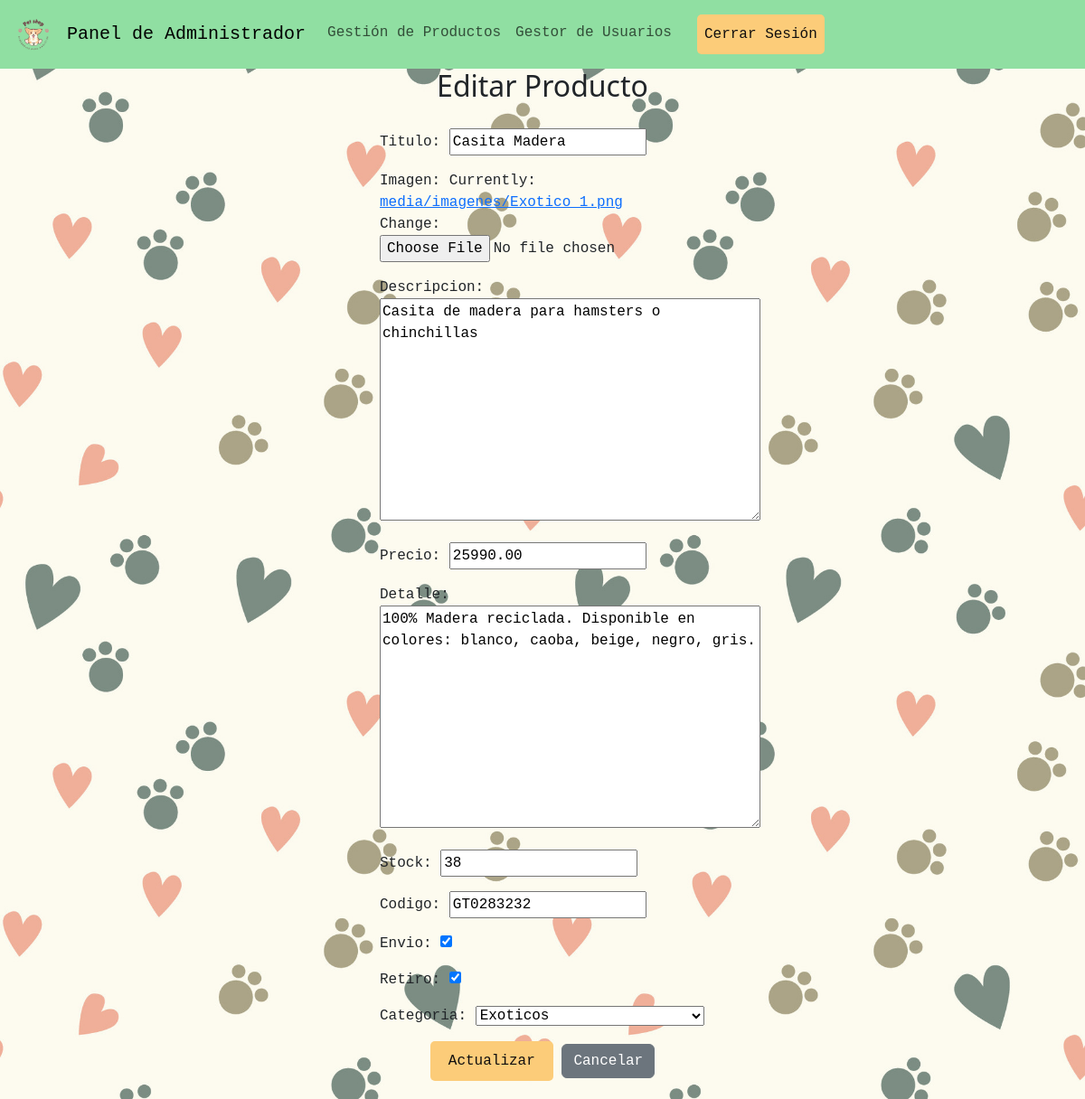
Page /editar_producto/7/ on the committed database.
### tienda/models.py (models this page shows, shortened)
class Producto(models.Model):
    titulo = models.CharField(max_length=255)
    imagen = models.ImageField(upload_to='media/imagenes/')
    descripcion = models.TextField()
    precio = models.DecimalField(max_digits=10, decimal_places=2)
    detalle = models.TextField()
    stock = models.IntegerField()
    codigo = models.CharField(max_length=255)
    envio = models.BooleanField(default=True)
    retiro = models.BooleanField(default=True)
    categoria = models.ForeignKey(Categoria, on_delete=models.CASCADE)

### tienda/views.py (the view)
# urls.py: path('editar_producto/<int:producto_id>/', views.editar_producto, name='editar_producto'),
def editar_producto(request, producto_id):
    producto = get_object_or_404(Producto, id=producto_id)
    if request.method == 'POST':
        form = ProductoForm(request.POST, request.FILES, instance=producto)
        if form.is_valid():
            form.save()
            messages.success(request, 'Producto actualizado exitosamente.')
            return redirect('lista_productos')
        else:
            for field, errors in form.errors.items():
                for error in errors:
                    messages.error(request, f"Error en el campo {field}: {error}")
    else:
        form = ProductoForm(instance=producto)
    return render(request, 'tienda/formulario_producto.html', {'form': form})

### tienda/forms.py (shortened to what this page needs)
class ProductoForm(forms.ModelForm):
    categoria = forms.ModelChoiceField(queryset=Categoria.objects.all(), empty_label="Seleccione una categoría")
    class Meta:
        model = Producto
        fields = [
            'titulo',
            'imagen',
            'descripcion',
            'precio',
            'detalle',
            'stock',
            'codigo',
            'envio',
            'retiro',
            'categoria'
        ]

### tienda/models.py (called while the page is built)
    def __str__(self):
        return self.nombre

### tienda/templates/tienda/formulario_producto.html (shortened to what this page needs)
{% load static %}
<!DOCTYPE html>
<html lang="es">
<head>
    <link  rel="stylesheet" href="{% static 'tienda/css/estilo.css' %}" >
    <link href="https://cdn.jsdelivr.net/npm/bootstrap@5.3.3/dist/css/bootstrap.min.css" rel="stylesheet">
</head>
<body>
    {% include 'tienda/includes/navbar_administrador.html' %}
    <div class="container d-flex justify-content-center align-items-center" style="min-height: 100vh;">
        <div class="col-md-6">
            <h2 class="text-center">{% if form.instance.id %}Editar Producto{% else %}Añadir Producto{% endif %}</h2>
            <form method="post" enctype="multipart/form-data">
                {{ form.as_p }}
                <div class="text-center">
                    <button type="submit" class="btn btn-success">{% if form.instance.id %}Actualizar{% else %}Añadir{% endif %}</button>
                    <a href="{% url 'lista_productos' %}" class="btn btn-secondary">Cancelar</a>
                </div>
            </form>
        </div>
    </div>
</body>
</html>

### static/tienda/css/estilo.css (style rules this page uses)
body { background-image: url('../imagenes/fondoPagina.jpg'); background-size: cover; background-position: top left; background-repeat: repeat; min-height: 100vh; margin: 0; padding: 0; font-family: 'Courier New', Courier, monospace; }
form { max-width: 400px; margin: auto; padding: 20px; border-radius: 10px; font-family: 'Courier New', Courier, monospace; }
button[type="submit"] { background-color: #fccc79; color: #110f0f; padding: 10px 20px; border: none; border-radius: 5px; cursor: pointer; transition: background-color 0.3s ease; font-family: 'Courier New', Courier, monospace; }

### rows in the picture
Producto: titulo "Casita Madera", descripcion "Casita de madera para hamsters o chinchillas", precio "25990.00", detalle "100% Madera reciclada. Disponible en colores: blanco, caoba, beige, negro, gris.", stock "38", codigo "GT0283232", envio "☑", retiro "☑", categoria "Exoticos"
